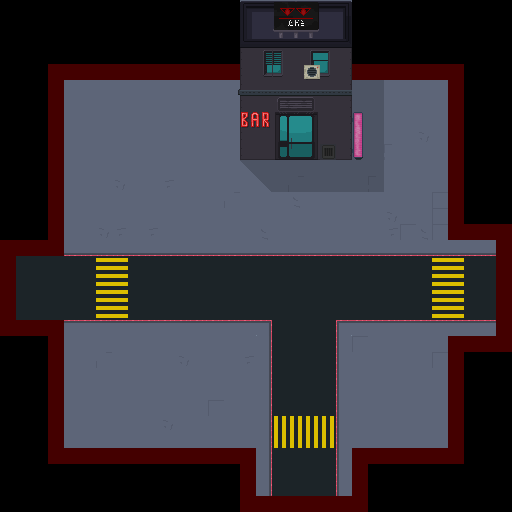

This is a level from a 2D game, rendered from its Tiled map with the project's own tilesets. A one-line summary and the map file follow, with tile-layer data summarised:
An orthogonal 32x32 tile map with 16x16 px tiles, 7 tile layers (Suelo, DecoracionSuelo, Paredes, Decoracion, ...), 4 tilesets and 8 objects (2x Left, 2x Down, 2x Right, 2x Spawner).

<map version="1.0" tiledversion="1.1.2" orientation="orthogonal" renderorder="right-down" width="32" height="32" tilewidth="16" tileheight="16" infinite="0" nextobjectid="49">
 <tileset firstgid="1" source="../../tileset/city.tsx" />
 <tileset firstgid="257" source="../../tileset/City2.tsx" />
 <tileset firstgid="769" source="../../tileset/CityProps.tsx" />
 <tileset firstgid="1137" source="../../tileset/Buildings.tsx" />
 <layer name="Suelo" width="32" height="32">
  <data>[1024 cells, 623 non-empty, 2 distinct tile ids]</data>
 </layer>
 <layer name="DecoracionSuelo" width="32" height="32">
  <data>[1024 cells, 273 non-empty, 16 distinct tile ids]</data>
 </layer>
 <layer name="Paredes" width="32" height="32">
  <data>[1024 cells, 70 non-empty, 70 distinct tile ids]</data>
 </layer>
 <layer name="Decoracion" width="32" height="32">
  <data>[1024 cells, 41 non-empty, 21 distinct tile ids]</data>
 </layer>
 <objectgroup name="Animados" />
 <layer name="Decoracion2" width="32" height="32">
  <data>[1024 cells, 0 non-empty, 0 distinct tile ids]</data>
 </layer>
 <layer name="Sombra" width="32" height="32">
  <data>[1024 cells, 27 non-empty, 2 distinct tile ids]</data>
 </layer>
 <layer name="Aire" width="32" height="32">
  <data>[1024 cells, 109 non-empty, 1 distinct tile ids]</data>
 </layer>
 <objectgroup name="Puertas">
  <object id="43" name="Left" x="16" y="255" width="18" height="66" />
  <object id="47" name="Down" x="255" y="479" width="98" height="17" />
  <object id="48" name="Right" x="478" y="256.5" width="21" height="63" />
 </objectgroup>
 <objectgroup name="Entradas">
  <object id="44" name="Left" gid="255" x="79" y="282" width="16" height="16" />
  <object id="45" name="Right" gid="255" x="434" y="287" width="16" height="16" />
  <object id="46" name="Down" gid="255" x="294" y="445" width="16" height="16" />
 </objectgroup>
 <objectgroup name="Spawners" offsetx="-60" offsety="33">
  <object id="21" name="Spawner" gid="240" x="170" y="99" width="16" height="16">
   <properties>
    <property name="Bomber" type="bool" value="false" />
    <property name="Charger" type="bool" value="true" />
    <property name="Gunner" type="bool" value="false" />
    <property name="Stalker" type="bool" value="true" />
    <property name="Turret" type="bool" value="false" />
   </properties>
  </object>
  <object id="33" name="Spawner" gid="240" x="348.333" y="216.667" width="16" height="16">
   <properties>
    <property name="Bomber" type="bool" value="true" />
    <property name="Charger" type="bool" value="true" />
    <property name="Gunner" type="bool" value="false" />
    <property name="Stalker" type="bool" value="true" />
    <property name="Turret" type="bool" value="false" />
   </properties>
  </object>
 </objectgroup>
</map>
